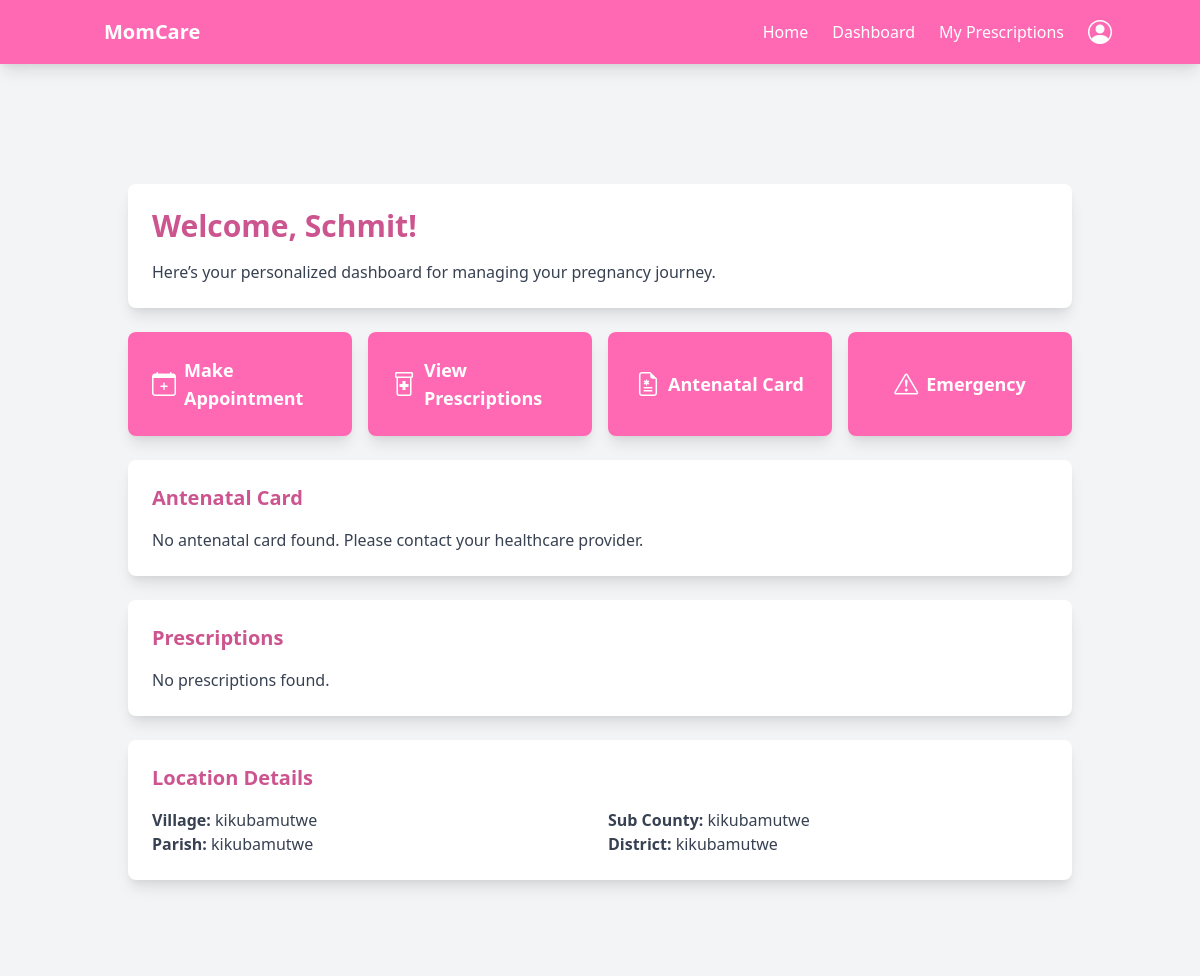
Before: /patient_dashboard/ (signed in) with the older database file.
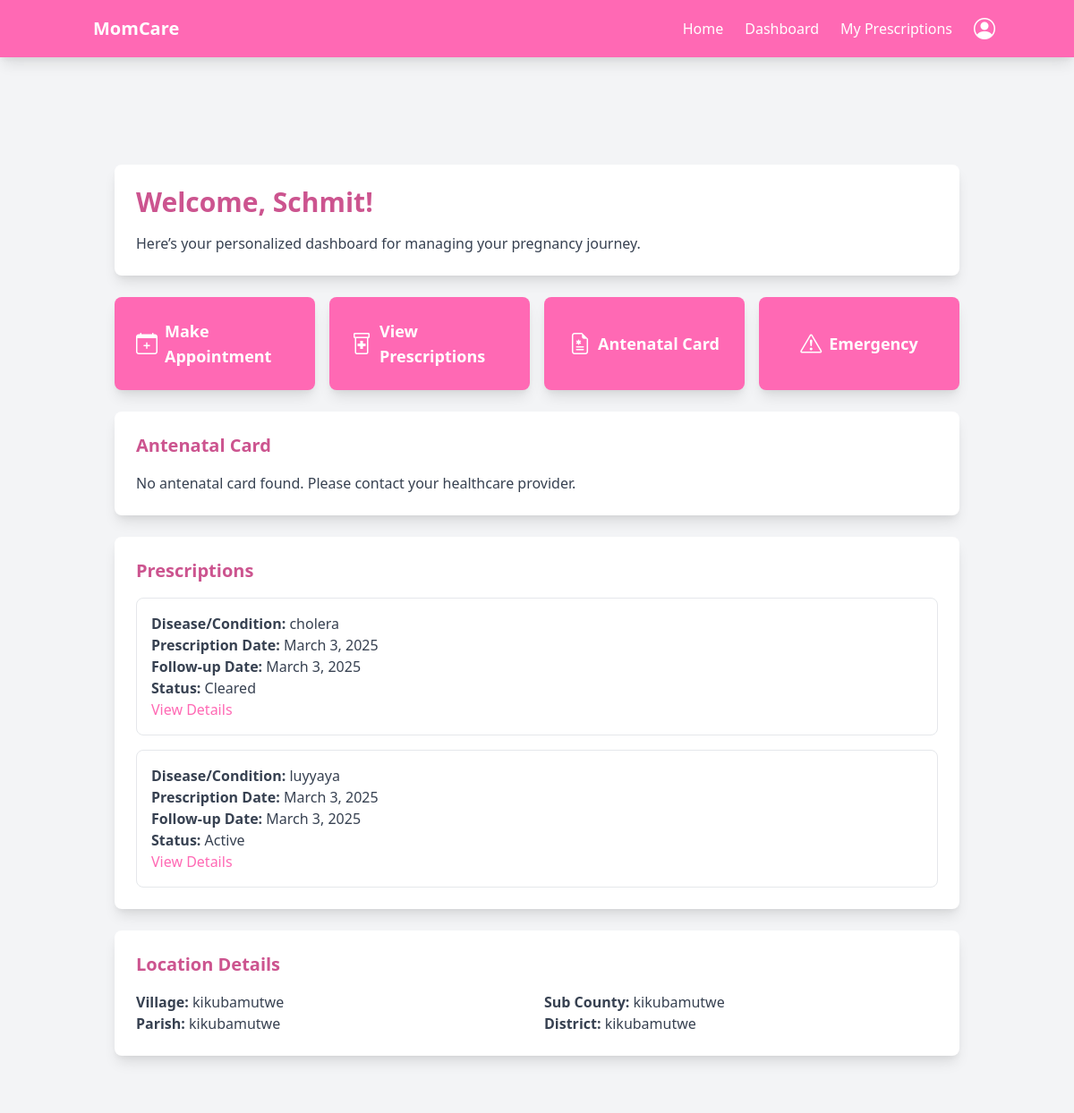
After: the same page with the newer database file.
### accounts/models.py (models this page shows, shortened)
class Patient(models.Model):
    user = models.OneToOneField(User, on_delete=models.CASCADE, related_name="patient_profile")
    age = models.IntegerField(null=True, blank=True)
    home_address = models.TextField(null=True, blank=True)
    number_of_children = models.IntegerField(null=True, blank=True)
    date_of_last_period = models.DateField(null=True, blank=True)
    occupation = models.CharField(max_length=255, null=True, blank=True)
    gestational_age = models.IntegerField(null=True, blank=True)  # Weeks of pregnancy
    expected_due_date = models.DateField(null=True, blank=True)
    type_of_pregnancy = models.CharField(max_length=20, choices=[('Single', 'Single'), ('Twins', 'Twins'), ('Multiples', 'Multiples')], null=True, blank=True)
    previous_pregnancies = models.IntegerField(null=True, blank=True)
    delivery_history = models.TextField(null=True, blank=True)
    high_risk_factors = models.TextField(null=True, blank=True)
    fetal_health = models.TextField(null=True, blank=True)
    pre_existing_conditions = models.TextField(null=True, blank=True)
    previous_surgeries = models.TextField(null=True, blank=True)
    current_medications = models.TextField(null=True, blank=True)
    allergies = models.TextField(null=True, blank=True)
    blood_type = models.CharField(max_length=5, null=True, blank=True)
    family_medical_history = models.TextField(null=True, blank=True)
    diet_preferences = models.TextField(null=True, blank=True)
    exercise_level = models.TextField(null=True, blank=True)
    smoking_alcohol_drug_use = models.TextField(null=True, blank=True)
    mental_health_status = models.TextField(null=True, blank=True)

class User(AbstractBaseUser, PermissionsMixin):
    username = models.CharField(max_length=150, unique=True)
    first_name = models.CharField(max_length=150)
    last_name = models.CharField(max_length=150)
    email = models.EmailField(unique=True)
    date_of_birth = models.DateField(null=True, blank=True)
    nin = models.CharField(max_length=20, unique=True, null=True, blank=True)
    marital_status = models.CharField(
        max_length=20,
        choices=[('Single', 'Single'), ('Married', 'Married')],
        null=True, blank=True
    )
    contact = models.CharField(max_length=15, null=True, blank=True)
    health_insurance_details = models.TextField(null=True, blank=True)
    government_scheme_eligibility = models.TextField(null=True, blank=True)
    is_doctor = models.BooleanField(default=False)
    is_patient = models.BooleanField(default=False)
    is_hospital = models.BooleanField(default=False)
    is_active = models.BooleanField(default=True)
    is_staff = models.BooleanField(default=False)
    created_at = models.DateTimeField(default=timezone.now)
    updated_at = models.DateTimeField(auto_now=True)
    objects = CustomUserManager()
    USERNAME_FIELD = 'username'
    REQUIRED_FIELDS = ['first_name', 'last_name', 'email']

class Location(models.Model):
    user = models.OneToOneField(User, on_delete=models.CASCADE, related_name="location")
    village = models.CharField(max_length=255, null=True, blank=True)
    parish = models.CharField(max_length=255, null=True, blank=True)
    sub_county = models.CharField(max_length=255, null=True, blank=True)
    district = models.CharField(max_length=255, null=True, blank=True)
    address = models.TextField(null=True, blank=True)  # Generic address field

### antenental/models.py (models this page shows, shortened)
class Prescription(models.Model):
    patient = models.ForeignKey(User, related_name='prescriptions', on_delete=models.CASCADE)  # Links to the registered patient
    doctor = models.ForeignKey(User, related_name='prescribed_by', on_delete=models.CASCADE)  # Links to the doctor who prescribed
    disease_condition = models.CharField(max_length=255)  # Disease or condition the patient is being treated for
    prescription_date = models.DateField(default=now)  # Date the prescription was made
    follow_up_date = models.DateField()  # Latest date when the patient should have this checked
    extra_information = models.TextField(null=True, blank=True)  # Any additional information about the prescription
    cleared = models.BooleanField(default=False)  # Whether the prescription has been cleared or not
    cleared_date = models.DateTimeField(null=True, blank=True)  # Date when the prescription was cleared
    created_at = models.DateTimeField(auto_now_add=True)
    updated_at = models.DateTimeField(auto_now=True)

### accounts/views.py (the view)
# urls.py: path('patient_dashboard/', patient_dashboard, name='patient_dashboard'),
@login_required
@patient
def patient_dashboard(request):
    user = request.user
    if not user.is_patient:
        return redirect('home')  # Redirect non-patients to the home page
    patient = Patient.objects.filter(user=user).first()
    location = Location.objects.filter(user=user).first()
    antenatal_card = AntenatalCard.objects.filter(user=user).first()
    prescriptions = Prescription.objects.filter(patient=user).order_by('-prescription_date')
    context = {
        'patient': patient,
        'location': location,
        'antenatal_card': antenatal_card,
        'prescriptions': prescriptions,
    }
    return render(request, 'dashboards/patient_dashboard.html', context)

### templates/dashboards/patient_dashboard.html
{% extends 'base.html' %}
{% load static %}
{% block content %}
<main class="mt-16 sm:mt-20 min-h-screen p-4 sm:p-6 bg-gray-100">
    <div class="container mx-auto">
        <div class="bg-white p-6 rounded-lg shadow-lg mb-6">
            <h2 class="text-2xl sm:text-3xl font-bold text-hotpink-dark mb-4">Welcome, {{ patient.user.first_name }}!</h2>
            <p class="text-gray-700">Here’s your personalized dashboard for managing your pregnancy journey.</p>
        </div>
        <div class="grid grid-cols-1 sm:grid-cols-2 lg:grid-cols-4 gap-4 mb-6">
            <a href="#" class="bg-hotpink text-white p-6 rounded-lg shadow-lg hover:bg-hotpink-light transition duration-300 flex items-center justify-center">
                <i class="bi bi-calendar-plus text-2xl mr-2"></i>
                <span class="text-lg font-semibold">Make Appointment</span>
            </a>
            <a href="#prescriptions" class="bg-hotpink text-white p-6 rounded-lg shadow-lg hover:bg-hotpink-light transition duration-300 flex items-center justify-center">
                <i class="bi bi-prescription2 text-2xl mr-2"></i>
                <span class="text-lg font-semibold">View Prescriptions</span>
            </a>
            <a href="#antenatal-card" class="bg-hotpink text-white p-6 rounded-lg shadow-lg hover:bg-hotpink-light transition duration-300 flex items-center justify-center">
                <i class="bi bi-file-earmark-medical text-2xl mr-2"></i>
                <span class="text-lg font-semibold">Antenatal Card</span>
            </a>
            <a href="#" class="bg-hotpink text-white p-6 rounded-lg shadow-lg hover:bg-hotpink-light transition duration-300 flex items-center justify-center">
                <i class="bi bi-exclamation-triangle text-2xl mr-2"></i>
                <span class="text-lg font-semibold">Emergency</span>
            </a>
        </div>
        <div id="antenatal-card" class="bg-white p-6 rounded-lg shadow-lg mb-6">
            <h3 class="text-xl font-semibold text-hotpink-dark mb-4">Antenatal Card</h3>
            {% if antenatal_card %}
                <div class="grid grid-cols-1 sm:grid-cols-2 gap-4">
                    <div>
                        <p class="text-gray-700"><strong>Health Unit:</strong> {{ antenatal_card.health_unit }}</p>
                        <p class="text-gray-700"><strong>Registration Number:</strong> {{ antenatal_card.reg_no }}</p>
                        <p class="text-gray-700"><strong>Name:</strong> {{ antenatal_card.name }}</p>
                        <p class="text-gray-700"><strong>Phone Number:</strong> {{ antenatal_card.phone_no }}</p>
                        <p class="text-gray-700"><strong>Age:</strong> {{ antenatal_card.age }}</p>
                    </div>
                    <div>
                        <a href="#" class="text-hotpink hover:text-hotpink-light">View Details</a>
                    </div>
                </div>
            {% else %}
                <p class="text-gray-700">No antenatal card found. Please contact your healthcare provider.</p>
            {% endif %}
        </div>
        <div id="prescriptions" class="bg-white p-6 rounded-lg shadow-lg mb-6">
            <h3 class="text-xl font-semibold text-hotpink-dark mb-4">Prescriptions</h3>
            {% if prescriptions %}
                <div class="space-y-4">
                    {% for prescription in prescriptions %}
                        <div class="p-4 border border-gray-200 rounded-lg">
                            <p class="text-gray-700"><strong>Disease/Condition:</strong> {{ prescription.disease_condition }}</p>
                            <p class="text-gray-700"><strong>Prescription Date:</strong> {{ prescription.prescription_date }}</p>
                            <p class="text-gray-700"><strong>Follow-up Date:</strong> {{ prescription.follow_up_date }}</p>
                            <p class="text-gray-700"><strong>Status:</strong> {% if prescription.cleared %}Cleared{% else %}Active{% endif %}</p>
                            <a href="#" class="text-hotpink hover:text-hotpink-light">View Details</a>
                        </div>
                    {% endfor %}
                </div>
            {% else %}
                <p class="text-gray-700">No prescriptions found.</p>
            {% endif %}
        </div>
        <div class="bg-white p-6 rounded-lg shadow-lg mb-6">
            <h3 class="text-xl font-semibold text-hotpink-dark mb-4">Location Details</h3>
            {% if location %}
                <div class="grid grid-cols-1 sm:grid-cols-2 gap-4">
                    <div>
                        <p class="text-gray-700"><strong>Village:</strong> {{ location.village }}</p>
                        <p class="text-gray-700"><strong>Parish:</strong> {{ location.parish }}</p>
                    </div>
                    <div>
                        <p class="text-gray-700"><strong>Sub County:</strong> {{ location.sub_county }}</p>
                        <p class="text-gray-700"><strong>District:</strong> {{ location.district }}</p>
                    </div>
                </div>
            {% else %}
                <p class="text-gray-700">No location details found. Please update your profile.</p>
            {% endif %}
        </div>
    </div>
</main>
{% endblock %}

### templates/base.html (shortened to what this page needs)
<!DOCTYPE html>
<html lang="en">
<head>
    <link href="https://cdn.jsdelivr.net/npm/tailwindcss@2.2.19/dist/tailwind.min.css" rel="stylesheet">
    <link href="https://cdn.jsdelivr.net/npm/bootstrap-icons@1.10.3/font/bootstrap-icons.css" rel="stylesheet">
</head>
<body class="bg-gray-100">
    <nav class="bg-hotpink p-4 text-white shadow-lg">
        <div class="container mx-auto flex justify-between items-center">
            <div class="flex items-center space-x-4">
                <h1 class="text-xl font-semibold">MomCare</h1>
            </div>
            <div class="flex items-center space-x-6">
                <div class="hidden lg:flex space-x-6">
                    <a href="{% url 'home' %}" class="hover:text-hotpink-light">Home</a>
                    {% if user.is_authenticated %}
                    {% if user.is_patient %}
                        <a href="{% url 'patient_dashboard' %}" class="hover:text-hotpink-light">Dashboard</a>
                        <a href="#" class="hover:text-hotpink-light">My Prescriptions</a>
                    {% elif user.is_doctor %}
                    <a href="#" class="hover:text-hotpink-light">Dashboard</a>
                    {% elif user.is_hospital %}
                    <a href="#" class="hover:text-hotpink-light">Dashboard</a>
                    {% endif %}
                    {% endif %}
                </div>
                <div class="relative">
                    <button id="profile-dropdown" class="flex items-center focus:outline-none">
                        <i class="bi bi-person-circle text-2xl"></i>
                    </button>
                </div>
            </div>
        </div>
    </nav>
    <main class="container mx-auto p-4">
        {% block content %}
        {% endblock %}
    </main>
</body>
</html>

### templates/base.html (style rules this page uses)
.bg-hotpink { background-color: #FF69B4; }
.text-hotpink { color: #FF69B4; }
.text-hotpink-dark { color: #cc548f; }

Changed rows visible on the page:
added Prescription: disease_condition "cholera", prescription_date "March 3, 2025", follow_up_date "March 3, 2025", cleared "Cleared"
added Prescription: disease_condition "luyyaya", prescription_date "March 3, 2025", follow_up_date "March 3, 2025", cleared "Active"
Other visible differences:
text no longer shown: "No prescriptions found."
